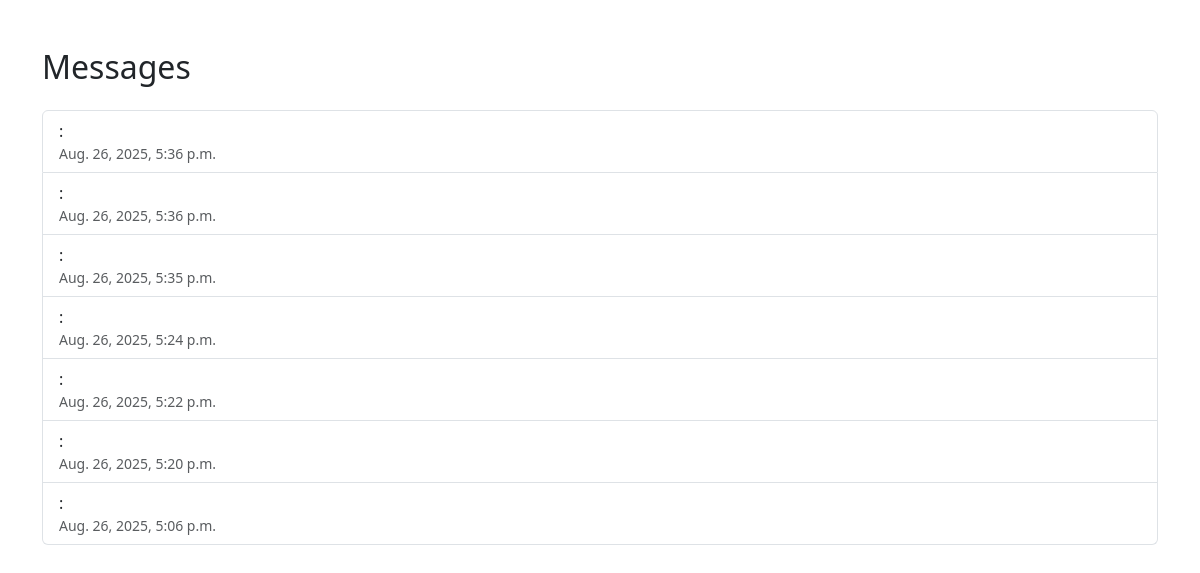
Screenshot of /messages/ with the database file from the repository.
### messages_app/models.py (models this page shows, shortened)
class Message(models.Model):
    identifier = models.CharField(max_length=50)
    password = models.CharField(max_length=40)
    created_at = models.DateTimeField(auto_now_add=True)

### messages_app/views.py (the view)
# urls.py: path('messages/', message_list_view, name='message_list'),
def message_list_view(request):
    messages = Message.objects.all().order_by('-created_at')
    return render(request, 'messages.html', {'messages':messages})

### messages_app/templates/messages.html
{% extends 'base.html' %}
{% block content %}
    <h2 class="mb-4">Messages</h2>
    <ul class="list-group">
        {% for msg in messages %}
            <li class="list-group-item">
                <strong>{{ msg.name }}</strong>: {{ msg.message }}
                <small class="text-muted d-block">{{ msg.created_at }}</small>
            </li>
        {% empty %}
            <li class="list-group-item">No messages yet.</li>
        {% endfor %}
    </ul>
{% endblock %}

### rows the page displays
Message: created_at "Aug. 26, 2025, 5:36 p.m."
Message: created_at "Aug. 26, 2025, 5:36 p.m."
Message: created_at "Aug. 26, 2025, 5:35 p.m."
Message: created_at "Aug. 26, 2025, 5:24 p.m."
Message: created_at "Aug. 26, 2025, 5:22 p.m."
Message: created_at "Aug. 26, 2025, 5:20 p.m."
Message: created_at "Aug. 26, 2025, 5:06 p.m."
